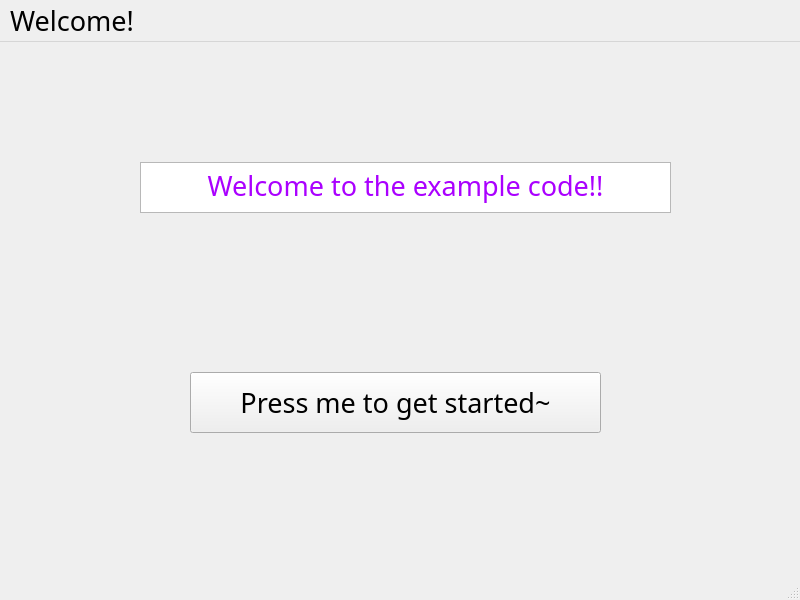
<?xml version="1.0" encoding="UTF-8"?>
<ui version="4.0">
 <class>MainWindow</class>
 <widget class="QMainWindow" name="MainWindow">
  <property name="geometry">
   <rect>
    <x>0</x>
    <y>0</y>
    <width>800</width>
    <height>600</height>
   </rect>
  </property>
  <property name="font">
   <font>
    <family>Maple Mono</family>
    <pointsize>20</pointsize>
   </font>
  </property>
  <property name="windowTitle">
   <string>MainWindow</string>
  </property>
  <widget class="QWidget" name="centralwidget">
   <widget class="QPushButton" name="pushButton">
    <property name="geometry">
     <rect>
      <x>190</x>
      <y>330</y>
      <width>411</width>
      <height>61</height>
     </rect>
    </property>
    <property name="text">
     <string>Press me to get started~</string>
    </property>
    <property name="iconSize">
     <size>
      <width>12</width>
      <height>12</height>
     </size>
    </property>
   </widget>
   <widget class="QTextBrowser" name="textBrowser">
    <property name="geometry">
     <rect>
      <x>140</x>
      <y>120</y>
      <width>531</width>
      <height>51</height>
     </rect>
    </property>
    <property name="html">
     <string>&lt;!DOCTYPE HTML PUBLIC &quot;-//W3C//DTD HTML 4.0//EN&quot; &quot;http://www.w3.org/TR/REC-html40/strict.dtd&quot;&gt;
&lt;html&gt;&lt;head&gt;&lt;meta name=&quot;qrichtext&quot; content=&quot;1&quot; /&gt;&lt;meta charset=&quot;utf-8&quot; /&gt;&lt;style type=&quot;text/css&quot;&gt;
p, li { white-space: pre-wrap; }
hr { height: 1px; border-width: 0; }
li.unchecked::marker { content: &quot;\2610&quot;; }
li.checked::marker { content: &quot;\2612&quot;; }
&lt;/style&gt;&lt;/head&gt;&lt;body style=&quot; font-family:'Maple Mono'; font-size:20pt; font-weight:400; font-style:normal;&quot;&gt;
&lt;p align=&quot;center&quot; style=&quot; margin-top:0px; margin-bottom:0px; margin-left:0px; margin-right:0px; -qt-block-indent:0; text-indent:0px;&quot;&gt;&lt;span style=&quot; color:#aa00ff;&quot;&gt;Welcome to the example code!!&lt;/span&gt;&lt;/p&gt;&lt;/body&gt;&lt;/html&gt;</string>
    </property>
   </widget>
  </widget>
  <widget class="QMenuBar" name="menubar">
   <property name="geometry">
    <rect>
     <x>0</x>
     <y>0</y>
     <width>800</width>
     <height>33</height>
    </rect>
   </property>
   <widget class="QMenu" name="menuWelcome">
    <property name="title">
     <string>Welcome!</string>
    </property>
   </widget>
   <addaction name="menuWelcome"/>
  </widget>
  <widget class="QStatusBar" name="statusbar"/>
 </widget>
 <resources/>
 <connections/>
</ui>
